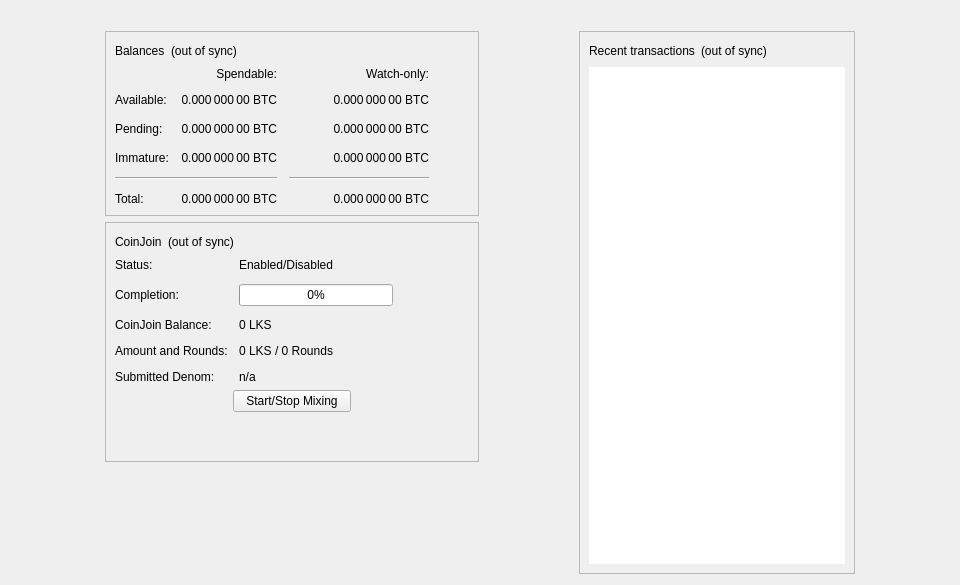
<?xml version="1.0" encoding="UTF-8"?>
<ui version="4.0">
 <class>OverviewPage</class>
 <widget class="QWidget" name="OverviewPage">
  <property name="geometry">
   <rect>
    <x>0</x>
    <y>0</y>
    <width>960</width>
    <height>585</height>
   </rect>
  </property>
  <property name="minimumSize">
   <size>
    <width>960</width>
    <height>0</height>
   </size>
  </property>
  <property name="windowTitle">
   <string>Form</string>
  </property>
  <layout class="QVBoxLayout" name="topLayout">
   <item>
    <widget class="QLabel" name="labelAlerts">
     <property name="visible">
      <bool>false</bool>
     </property>
     <property name="wordWrap">
      <bool>true</bool>
     </property>
     <property name="margin">
      <number>3</number>
     </property>
     <property name="textInteractionFlags">
      <set>Qt::TextSelectableByMouse</set>
     </property>
    </widget>
   </item>
   <item>
    <layout class="QHBoxLayout" name="horizontalLayout" stretch="1,0,1,0,1">
     <item>
      <spacer name="horizontalSpacerLeft">
       <property name="orientation">
        <enum>Qt::Horizontal</enum>
       </property>
       <property name="sizeType">
        <enum>QSizePolicy::Preferred</enum>
       </property>
       <property name="sizeHint" stdset="0">
        <size>
         <width>10</width>
         <height>20</height>
        </size>
       </property>
      </spacer>
     </item>
     <item>
      <layout class="QVBoxLayout" name="verticalLayout_2">
       <item>
        <widget class="QFrame" name="frame">
         <property name="frameShape">
          <enum>QFrame::StyledPanel</enum>
         </property>
         <property name="frameShadow">
          <enum>QFrame::Raised</enum>
         </property>
         <layout class="QVBoxLayout" name="verticalLayout_4">
          <item>
           <layout class="QHBoxLayout" name="horizontalLayout_4">
            <item>
             <widget class="QLabel" name="label_5">
              <property name="text">
               <string>Balances</string>
              </property>
             </widget>
            </item>
            <item>
             <widget class="QLabel" name="labelWalletStatus">
              <property name="toolTip">
               <string>The displayed information may be out of date. Your wallet automatically synchronizes with the Lks network after a connection is established, but this process has not completed yet.</string>
              </property>
              <property name="text">
               <string notr="true">(out of sync)</string>
              </property>
              <property name="alignment">
               <set>Qt::AlignLeading|Qt::AlignLeft|Qt::AlignVCenter</set>
              </property>
             </widget>
            </item>
            <item>
             <spacer name="horizontalSpacer_3">
              <property name="orientation">
               <enum>Qt::Horizontal</enum>
              </property>
              <property name="sizeHint" stdset="0">
               <size>
                <width>40</width>
                <height>20</height>
               </size>
              </property>
             </spacer>
            </item>
           </layout>
          </item>
          <item>
           <layout class="QGridLayout" name="gridLayout">
            <property name="spacing">
             <number>12</number>
            </property>
            <item row="2" column="2">
             <widget class="QLabel" name="labelWatchPending">
              <property name="cursor">
               <cursorShape>IBeamCursor</cursorShape>
              </property>
              <property name="toolTip">
               <string>Unconfirmed transactions to watch-only addresses</string>
              </property>
              <property name="text">
               <string notr="true">0.000 000 00 BTC</string>
              </property>
              <property name="alignment">
               <set>Qt::AlignRight|Qt::AlignTrailing|Qt::AlignVCenter</set>
              </property>
              <property name="textInteractionFlags">
               <set>Qt::LinksAccessibleByMouse|Qt::TextSelectableByKeyboard|Qt::TextSelectableByMouse</set>
              </property>
             </widget>
            </item>
            <item row="2" column="1">
             <widget class="QLabel" name="labelUnconfirmed">
              <property name="cursor">
               <cursorShape>IBeamCursor</cursorShape>
              </property>
              <property name="toolTip">
               <string>Total of transactions that have yet to be confirmed, and do not yet count toward the spendable balance</string>
              </property>
              <property name="text">
               <string notr="true">0.000 000 00 BTC</string>
              </property>
              <property name="alignment">
               <set>Qt::AlignRight|Qt::AlignTrailing|Qt::AlignVCenter</set>
              </property>
              <property name="textInteractionFlags">
               <set>Qt::LinksAccessibleByMouse|Qt::TextSelectableByKeyboard|Qt::TextSelectableByMouse</set>
              </property>
             </widget>
            </item>
            <item row="3" column="2">
             <widget class="QLabel" name="labelWatchImmature">
              <property name="cursor">
               <cursorShape>IBeamCursor</cursorShape>
              </property>
              <property name="toolTip">
               <string>Mined balance in watch-only addresses that has not yet matured</string>
              </property>
              <property name="text">
               <string notr="true">0.000 000 00 BTC</string>
              </property>
              <property name="alignment">
               <set>Qt::AlignRight|Qt::AlignTrailing|Qt::AlignVCenter</set>
              </property>
              <property name="textInteractionFlags">
               <set>Qt::LinksAccessibleByMouse|Qt::TextSelectableByKeyboard|Qt::TextSelectableByMouse</set>
              </property>
             </widget>
            </item>
            <item row="4" column="0" colspan="2">
             <widget class="Line" name="lineSpendableBalance">
              <property name="orientation">
               <enum>Qt::Horizontal</enum>
              </property>
             </widget>
            </item>
            <item row="4" column="2">
             <widget class="Line" name="lineWatchBalance">
              <property name="sizePolicy">
               <sizepolicy hsizetype="Preferred" vsizetype="Fixed">
                <horstretch>0</horstretch>
                <verstretch>0</verstretch>
               </sizepolicy>
              </property>
              <property name="minimumSize">
               <size>
                <width>140</width>
                <height>0</height>
               </size>
              </property>
              <property name="orientation">
               <enum>Qt::Horizontal</enum>
              </property>
             </widget>
            </item>
            <item row="5" column="0">
             <widget class="QLabel" name="labelTotalText">
              <property name="text">
               <string>Total:</string>
              </property>
             </widget>
            </item>
            <item row="3" column="1">
             <widget class="QLabel" name="labelImmature">
              <property name="cursor">
               <cursorShape>IBeamCursor</cursorShape>
              </property>
              <property name="toolTip">
               <string>Mined balance that has not yet matured</string>
              </property>
              <property name="text">
               <string notr="true">0.000 000 00 BTC</string>
              </property>
              <property name="alignment">
               <set>Qt::AlignRight|Qt::AlignTrailing|Qt::AlignVCenter</set>
              </property>
              <property name="textInteractionFlags">
               <set>Qt::LinksAccessibleByMouse|Qt::TextSelectableByKeyboard|Qt::TextSelectableByMouse</set>
              </property>
             </widget>
            </item>
            <item row="2" column="3">
             <spacer name="horizontalSpacer_2">
              <property name="orientation">
               <enum>Qt::Horizontal</enum>
              </property>
              <property name="sizeHint" stdset="0">
               <size>
                <width>40</width>
                <height>20</height>
               </size>
              </property>
             </spacer>
            </item>
            <item row="3" column="0">
             <widget class="QLabel" name="labelImmatureText">
              <property name="text">
               <string>Immature:</string>
              </property>
             </widget>
            </item>
            <item row="5" column="1">
             <widget class="QLabel" name="labelTotal">
              <property name="cursor">
               <cursorShape>IBeamCursor</cursorShape>
              </property>
              <property name="toolTip">
               <string>Your current total balance</string>
              </property>
              <property name="text">
               <string notr="true">0.000 000 00 BTC</string>
              </property>
              <property name="alignment">
               <set>Qt::AlignRight|Qt::AlignTrailing|Qt::AlignVCenter</set>
              </property>
              <property name="textInteractionFlags">
               <set>Qt::LinksAccessibleByMouse|Qt::TextSelectableByKeyboard|Qt::TextSelectableByMouse</set>
              </property>
             </widget>
            </item>
            <item row="5" column="2">
             <widget class="QLabel" name="labelWatchTotal">
              <property name="cursor">
               <cursorShape>IBeamCursor</cursorShape>
              </property>
              <property name="toolTip">
               <string>Current total balance in watch-only addresses</string>
              </property>
              <property name="text">
               <string notr="true">0.000 000 00 BTC</string>
              </property>
              <property name="alignment">
               <set>Qt::AlignRight|Qt::AlignTrailing|Qt::AlignVCenter</set>
              </property>
              <property name="textInteractionFlags">
               <set>Qt::LinksAccessibleByMouse|Qt::TextSelectableByKeyboard|Qt::TextSelectableByMouse</set>
              </property>
             </widget>
            </item>
            <item row="0" column="2">
             <widget class="QLabel" name="labelWatchonly">
              <property name="text">
               <string>Watch-only:</string>
              </property>
              <property name="alignment">
               <set>Qt::AlignRight|Qt::AlignTrailing|Qt::AlignVCenter</set>
              </property>
             </widget>
            </item>
            <item row="1" column="0">
             <widget class="QLabel" name="labelBalanceText">
              <property name="text">
               <string>Available:</string>
              </property>
             </widget>
            </item>
            <item row="1" column="1">
             <widget class="QLabel" name="labelBalance">
              <property name="cursor">
               <cursorShape>IBeamCursor</cursorShape>
              </property>
              <property name="toolTip">
               <string>Your current spendable balance</string>
              </property>
              <property name="text">
               <string notr="true">0.000 000 00 BTC</string>
              </property>
              <property name="alignment">
               <set>Qt::AlignRight|Qt::AlignTrailing|Qt::AlignVCenter</set>
              </property>
              <property name="textInteractionFlags">
               <set>Qt::LinksAccessibleByMouse|Qt::TextSelectableByKeyboard|Qt::TextSelectableByMouse</set>
              </property>
             </widget>
            </item>
            <item row="1" column="2">
             <widget class="QLabel" name="labelWatchAvailable">
              <property name="cursor">
               <cursorShape>IBeamCursor</cursorShape>
              </property>
              <property name="toolTip">
               <string>Your current balance in watch-only addresses</string>
              </property>
              <property name="text">
               <string notr="true">0.000 000 00 BTC</string>
              </property>
              <property name="alignment">
               <set>Qt::AlignRight|Qt::AlignTrailing|Qt::AlignVCenter</set>
              </property>
              <property name="textInteractionFlags">
               <set>Qt::LinksAccessibleByMouse|Qt::TextSelectableByKeyboard|Qt::TextSelectableByMouse</set>
              </property>
             </widget>
            </item>
            <item row="2" column="0">
             <widget class="QLabel" name="labelPendingText">
              <property name="text">
               <string>Pending:</string>
              </property>
             </widget>
            </item>
            <item row="0" column="1">
             <widget class="QLabel" name="labelSpendable">
              <property name="text">
               <string>Spendable:</string>
              </property>
              <property name="alignment">
               <set>Qt::AlignRight|Qt::AlignTrailing|Qt::AlignVCenter</set>
              </property>
             </widget>
            </item>
           </layout>
          </item>
         </layout>
        </widget>
       </item>
       <item>
        <widget class="QFrame" name="frameCoinJoin">
         <property name="layoutDirection">
          <enum>Qt::LeftToRight</enum>
         </property>
         <property name="frameShape">
          <enum>QFrame::StyledPanel</enum>
         </property>
         <property name="frameShadow">
          <enum>QFrame::Raised</enum>
         </property>
         <layout class="QVBoxLayout" name="VerticalLayout_PS1">
          <item>
           <layout class="QHBoxLayout" name="horizontalLayout_5">
            <item>
             <widget class="QLabel" name="labelCoinJoinHeader">
              <property name="text">
               <string notr="true">CoinJoin</string>
              </property>
             </widget>
            </item>
            <item>
             <widget class="QLabel" name="labelCoinJoinSyncStatus">
              <property name="toolTip">
               <string>The displayed information may be out of date. Your wallet automatically synchronizes with the Lks network after a connection is established, but this process has not completed yet.</string>
              </property>
              <property name="text">
               <string notr="true">(out of sync)</string>
              </property>
              <property name="alignment">
               <set>Qt::AlignLeading|Qt::AlignLeft|Qt::AlignVCenter</set>
              </property>
             </widget>
            </item>
            <item>
             <spacer name="horizontalSpacer_4">
              <property name="orientation">
               <enum>Qt::Horizontal</enum>
              </property>
              <property name="sizeHint" stdset="0">
               <size>
                <width>40</width>
                <height>20</height>
               </size>
              </property>
             </spacer>
            </item>
           </layout>
          </item>
          <item>
           <layout class="QFormLayout" name="coinJoinFormLayout">
            <property name="fieldGrowthPolicy">
             <enum>QFormLayout::AllNonFixedFieldsGrow</enum>
            </property>
            <property name="horizontalSpacing">
             <number>11</number>
            </property>
            <property name="verticalSpacing">
             <number>12</number>
            </property>
            <item row="0" column="0">
             <widget class="QLabel" name="labelCoinJoinEnabledText">
              <property name="text">
               <string>Status:</string>
              </property>
             </widget>
            </item>
            <item row="0" column="1">
             <widget class="QLabel" name="labelCoinJoinEnabled">
              <property name="text">
               <string>Enabled/Disabled</string>
              </property>
             </widget>
            </item>
            <item row="1" column="0">
             <widget class="QLabel" name="labelCompletitionText">
              <property name="text">
               <string>Completion:</string>
              </property>
             </widget>
            </item>
            <item row="1" column="1">
             <widget class="QProgressBar" name="coinJoinProgress">
              <property name="maximumSize">
               <size>
                <width>154</width>
                <height>16777215</height>
               </size>
              </property>
              <property name="value">
               <number>0</number>
              </property>
             </widget>
            </item>
            <item row="2" column="0">
             <widget class="QLabel" name="labelAnonymizedText">
              <property name="text">
               <string notr="true">CoinJoin Balance:</string>
              </property>
             </widget>
            </item>
            <item row="2" column="1">
             <widget class="QLabel" name="labelAnonymized">
              <property name="text">
               <string notr="true">0 LKS</string>
              </property>
             </widget>
            </item>
            <item row="3" column="0">
             <widget class="QLabel" name="labelAmountAndRoundsText">
              <property name="text">
               <string>Amount and Rounds:</string>
              </property>
             </widget>
            </item>
            <item row="3" column="1">
             <widget class="QLabel" name="labelAmountRounds">
              <property name="text">
               <string>0 LKS / 0 Rounds</string>
              </property>
             </widget>
            </item>
            <item row="4" column="0">
             <widget class="QLabel" name="labelSubmittedDenomText">
              <property name="text">
               <string>Submitted Denom:</string>
              </property>
             </widget>
            </item>
            <item row="4" column="1">
             <widget class="QLabel" name="labelSubmittedDenom">
              <property name="toolTip">
               <string>The denominations you submitted to the Masternode.&lt;br&gt;To mix, other users must submit the exact same denominations.</string>
              </property>
              <property name="text">
               <string>n/a</string>
              </property>
              <property name="wordWrap">
               <bool>true</bool>
              </property>
             </widget>
            </item>
           </layout>
          </item>
          <item>
           <layout class="QVBoxLayout" name="VerticalLayout_PS">
            <item>
             <layout class="QHBoxLayout" name="horizontalLayout_3">
              <property name="topMargin">
               <number>0</number>
              </property>
              <item>
               <spacer name="horizontalSpacer_5">
                <property name="orientation">
                 <enum>Qt::Horizontal</enum>
                </property>
                <property name="sizeHint" stdset="0">
                 <size>
                  <width>40</width>
                  <height>20</height>
                 </size>
                </property>
               </spacer>
              </item>
              <item>
               <widget class="QPushButton" name="toggleCoinJoin">
                <property name="sizePolicy">
                 <sizepolicy hsizetype="MinimumExpanding" vsizetype="Fixed">
                  <horstretch>0</horstretch>
                  <verstretch>0</verstretch>
                 </sizepolicy>
                </property>
                <property name="text">
                 <string>Start/Stop Mixing</string>
                </property>
               </widget>
              </item>
              <item>
               <spacer name="horizontalSpacer_6">
                <property name="orientation">
                 <enum>Qt::Horizontal</enum>
                </property>
                <property name="sizeHint" stdset="0">
                 <size>
                  <width>40</width>
                  <height>20</height>
                 </size>
                </property>
               </spacer>
              </item>
             </layout>
            </item>
            <item>
             <spacer name="verticalSpacer_3">
              <property name="orientation">
               <enum>Qt::Vertical</enum>
              </property>
              <property name="sizeHint" stdset="0">
               <size>
                <width>20</width>
                <height>40</height>
               </size>
              </property>
             </spacer>
            </item>
           </layout>
          </item>
         </layout>
        </widget>
       </item>
       <item>
        <spacer name="verticalSpacer">
         <property name="orientation">
          <enum>Qt::Vertical</enum>
         </property>
         <property name="sizeHint" stdset="0">
          <size>
           <width>20</width>
           <height>40</height>
          </size>
         </property>
        </spacer>
       </item>
      </layout>
     </item>
     <item>
      <spacer name="horizontalSpacerCenter">
       <property name="orientation">
        <enum>Qt::Horizontal</enum>
       </property>
       <property name="sizeHint" stdset="0">
        <size>
         <width>10</width>
         <height>20</height>
        </size>
       </property>
      </spacer>
     </item>
     <item>
      <layout class="QVBoxLayout" name="verticalLayout_3">
       <item>
        <widget class="QFrame" name="frame_2">
         <property name="frameShape">
          <enum>QFrame::StyledPanel</enum>
         </property>
         <property name="frameShadow">
          <enum>QFrame::Raised</enum>
         </property>
         <layout class="QVBoxLayout" name="verticalLayout">
          <item>
           <layout class="QHBoxLayout" name="horizontalLayout_2">
            <item>
             <widget class="QLabel" name="label_4">
              <property name="text">
               <string>Recent transactions</string>
              </property>
             </widget>
            </item>
            <item>
             <widget class="QLabel" name="labelTransactionsStatus">
              <property name="toolTip">
               <string>The displayed information may be out of date. Your wallet automatically synchronizes with the Lks network after a connection is established, but this process has not completed yet.</string>
              </property>
              <property name="text">
               <string notr="true">(out of sync)</string>
              </property>
              <property name="alignment">
               <set>Qt::AlignLeading|Qt::AlignLeft|Qt::AlignVCenter</set>
              </property>
             </widget>
            </item>
            <item>
             <spacer name="horizontalSpacer">
              <property name="orientation">
               <enum>Qt::Horizontal</enum>
              </property>
              <property name="sizeHint" stdset="0">
               <size>
                <width>40</width>
                <height>20</height>
               </size>
              </property>
             </spacer>
            </item>
           </layout>
          </item>
          <item>
           <widget class="QListView" name="listTransactions">
            <property name="frameShape">
             <enum>QFrame::NoFrame</enum>
            </property>
            <property name="verticalScrollBarPolicy">
             <enum>Qt::ScrollBarAlwaysOff</enum>
            </property>
            <property name="horizontalScrollBarPolicy">
             <enum>Qt::ScrollBarAlwaysOff</enum>
            </property>
            <property name="selectionMode">
             <enum>QAbstractItemView::NoSelection</enum>
            </property>
           </widget>
          </item>
         </layout>
        </widget>
       </item>
      </layout>
     </item>
     <item>
      <spacer name="horizontalSpacerRight">
       <property name="orientation">
        <enum>Qt::Horizontal</enum>
       </property>
       <property name="sizeType">
        <enum>QSizePolicy::Preferred</enum>
       </property>
       <property name="sizeHint" stdset="0">
        <size>
         <width>10</width>
         <height>20</height>
        </size>
       </property>
      </spacer>
     </item>
    </layout>
   </item>
  </layout>
 </widget>
 <resources/>
 <connections/>
</ui>
